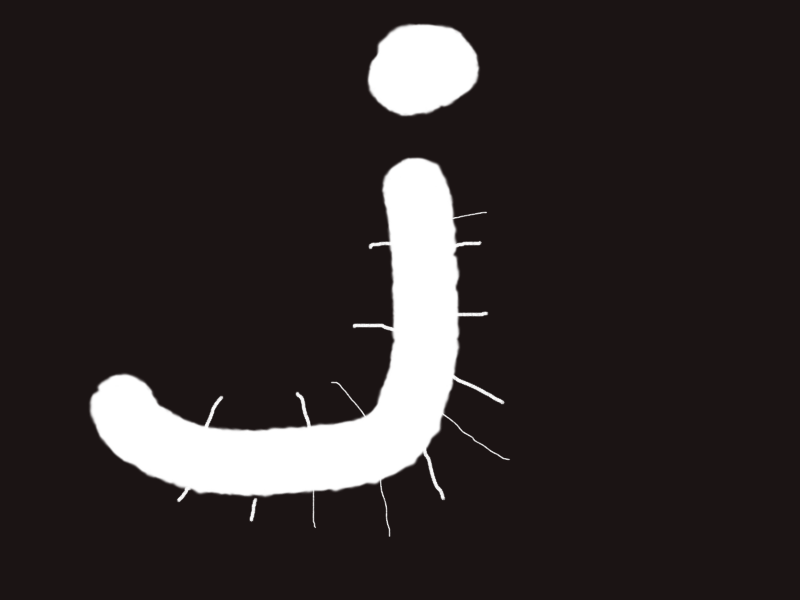
#> input picture face_txt/OpenCV_project/DefectDetection/opening.bmp, 800 x 600 px
$ python morphologyEx.py
#> lines starting #> are read from the running program, lines starting #| are printed output that depends on the picture; after the words box and inside, x2 and y2 are one past the last pixel; in counts of white or black regions, pixels touching at a corner belong together
import cv2
import numpy as np
import matplotlib.pyplot as plt

img1 = cv2.imread("opening.bmp")
#> img1 is the input picture: shape (600, 800, 3); mean B, G, R 43.7, 43.7, 50
img2 = cv2.imread("opening2.bmp")
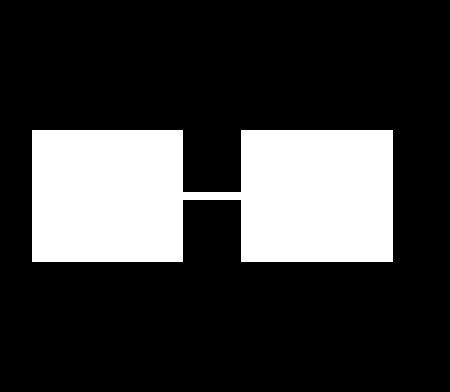
#> input picture face_txt/OpenCV_project/DefectDetection/opening2.bmp, 450 x 392 px
#> img2 is the input picture: shape (392, 450, 3); 22.9% white; 1 white region, box (x1, y1, x2, y2) and area: (32, 130, 393, 262) 40460
k = np.ones((10, 10), np.uint8)

r1 = cv2.morphologyEx(img1, cv2.MORPH_OPEN, k)
r2 = cv2.morphologyEx(img2, cv2.MORPH_OPEN, k)
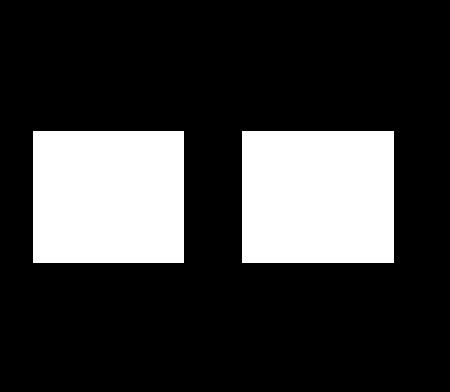
#> r2: shape (392, 450, 3); 22.7% white; 2 white regions, box (x1, y1, x2, y2) and area: (242, 131, 394, 263) 20064, (33, 131, 184, 263) 19932

plt.figure(figsize=(8, 8))
plt.rcParams['font.sans-serif'] = 'simHei'
titles = [u'(a)img1', u'(b)result1', u'(c)img2', u'(d)result2']
images = [img1, r1, img2, r2]

for i in range(4):
    plt.subplot(2, 2, i + 1), plt.imshow(images[i], 'gray')
    plt.title(titles[i])
    plt.xticks([]), plt.yticks([])

plt.show()
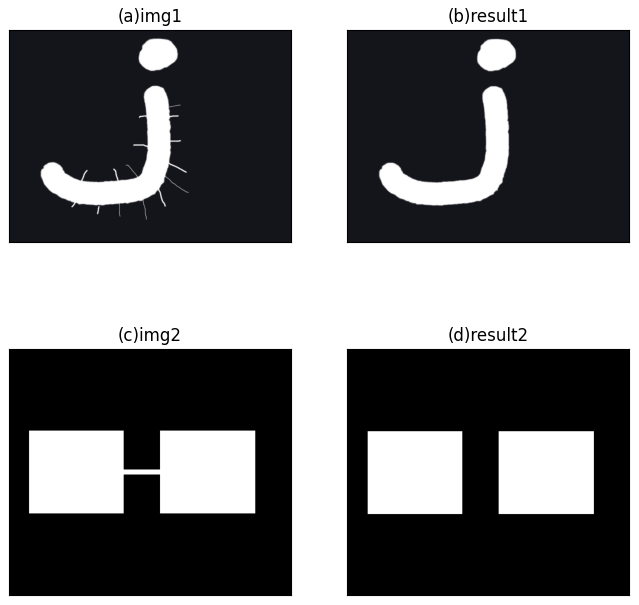
#> figure drawn by matplotlib, 4 panels; B, G, R data is drawn as R, G, B
